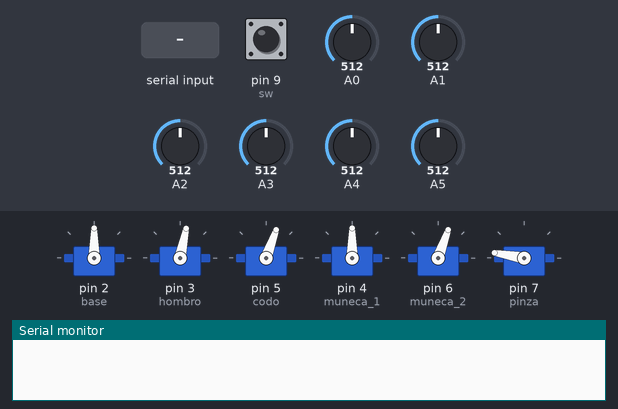
The sketch below on a simulated Arduino Uno, built with avr-gcc and run on an emulated ATmega328P. Parts: 6 × servo, the last lines printed to the serial monitor. Inputs (shaded band) come from the test bench; at power-on: pin 9 (sw) LOW, A0 = 512, A1 = 512, A2 = 512, A3 = 512, A4 = 512, A5 = 512. Random numbers use the default seed unless the sketch sets one.

Above: at 7.4 s.
7.5 s: "a" received over Serial
At 8.9 s:
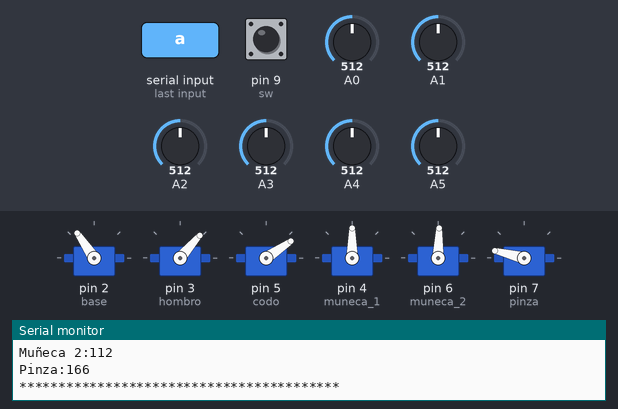
9.9 s: pin 9 (sw) pulled HIGH for 0.15 s
At 11.6 s:
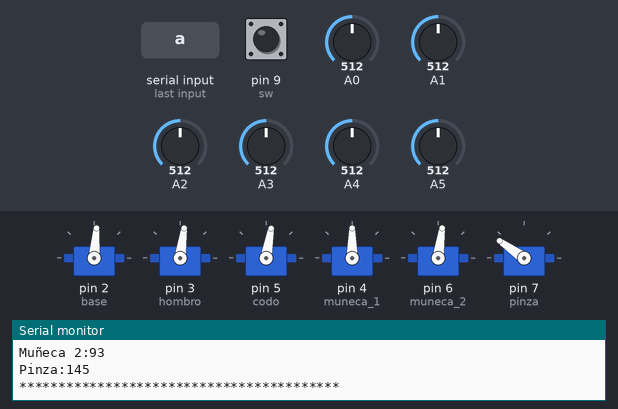
11.9 s: "a" received over Serial
At 13.9 s:
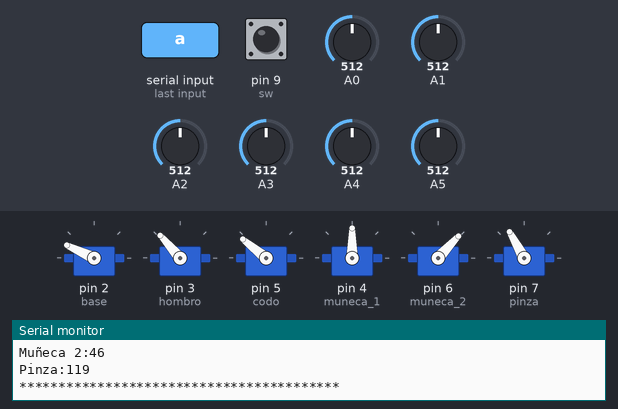
14.3 s: pin 9 (sw) pulled HIGH for 1 s
At 14.7 s:
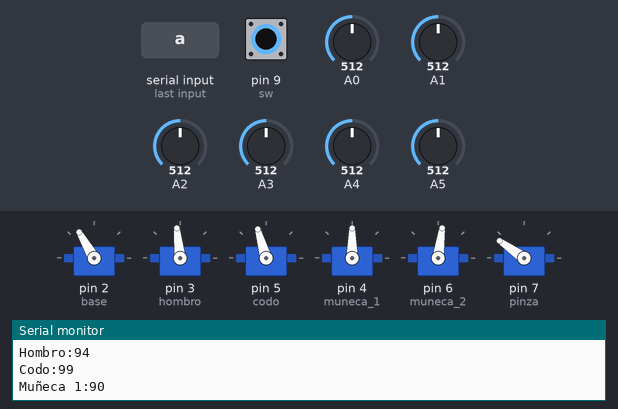
Timing chart, 0 to 17.3 s (numbered marks = the images above; inputs shaded):
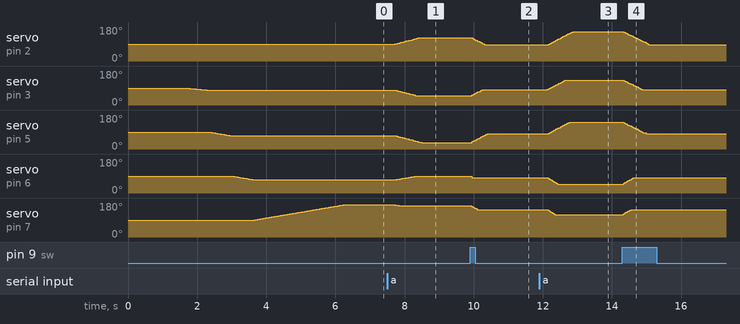

Measured:
- after the input at 7.5 s, servo on pin 2 (base): moves from 90° to 124° over 0.72 s, starting after 0.24 s; servo on pin 3 (hombro): moves from 78° to 49° over 0.60 s, starting after 0.24 s
- after the input at 9.9 s, servo on pin 2 (base): moves from 124° to 85° over 0.38 s, starting at once; servo on pin 3 (hombro): moves from 49° to 82° over 0.34 s, starting at once
- after the input at 11.9 s, servo on pin 2 (base): moves from 85° to 155° over 0.74 s, starting after 0.24 s; servo on pin 3 (hombro): moves from 82° to 131° over 0.52 s, starting after 0.24 s
- after the input at 14.3 s, servo on pin 2 (base): moves from 155° to 85° over 0.76 s, starting at once; servo on pin 3 (hombro): moves from 131° to 82° over 0.53 s, starting at once

The sketch:

BrazoMecanico.ino
```cpp
#include <VarSpeedServo.h>
#include <math.h>

VarSpeedServo base;
VarSpeedServo hombro;
VarSpeedServo codo;
VarSpeedServo muneca_1;
VarSpeedServo muneca_2;
VarSpeedServo pinza;

int contador = 0;
int rutina[6][8];
int secuencia[][8] = {
 {88,67,160,94,22,180},
 {88,67,160,94,22,110},
 {88,113,123,94,22,110},
 {0,113,123,94,22,110},
 {0,73,160,94,22,110},
 {0,73,160,94,22,180},
 {0,113,119,94,22,180},
 {96,113,119,94,22,180}
};

int sw = 9;
const int alphaCorr = 12,bethaCorr = 23,gamma1Corr = 20;//Correccion de angulo a 90 grados
const float a = 11.5 ,b = 11.5, c = 11.0 , d = 1.9;//longitudes del brazo
int  theta0 = 90, alpha= 78, betha= 70, gamma0= 90, gamma1=70, phi = 170;
int velocidad1 =20,velocidad2=30, velocidad = 20;
double z,rho,theta,z1,z2,z3,rho1,rho2,rho3;//Coordenadas en cilindricas
double W_hombro,W_Codo;
float pesoMG995 = 0.06,pesoSG90 = 0.012;
long randNumber;

void setup() {

pinMode(sw,INPUT);
Serial.begin(9600);
randomSeed(analogRead(7));
iniciar();

}

void loop() {

if(digitalRead(sw)){

  theta0=constrain(map(analogRead(0), 0, 1023, 0, 170),0,175);
  alpha=constrain(map(analogRead(1), 0, 1023, 0, 165),0,175);
  betha=constrain(map(analogRead(2), 0, 1023, 0, 160),0,175);
  gamma0=constrain(map(analogRead(4), 0, 1023, 0, 180),0,175);
  gamma1=constrain(map(analogRead(3), 0, 1023, 0, 165),0,175);
  phi=constrain(map(analogRead(5), 0, 1023, 110, 180),110,180);
  calcular();
    if(abs(rho) < 30 && z > -5){
      velocidad1 = 70;
      velocidad2 = 60;
      mover();
      imprimir();


    }
    if(Serial.available() > 0){

      if(Serial.peek()=='g'){
        Serial.read();
        rutina[0][contador]= theta0;
        rutina[1][contador]= alpha;
        rutina[2][contador]= betha;
        rutina[3][contador]= gamma0;
        rutina[4][contador]= gamma1;
        rutina[5][contador]= phi;
        contador++;
        Serial.println("Movimiento Grabado");
        delay(800);
        }
        if(Serial.peek()=='r'){
          Serial.read();
          Serial.println("Reproduciendo ...");
          for(int i=0;i < contador; i++){
            theta0 = rutina[0][i];
            alpha = rutina[1][i];
            betha = rutina[2][i];
            gamma0 = rutina[3][i];
            gamma1 = rutina[4][i];
            phi = rutina[5][i];
            velocidad1 = 40;
            velocidad2 = 20;
            mover();
            delay(4000);
          }
        }
        if(Serial.peek() == 's'){
          Serial.read();
          imprimirSecuencia();
          delay(3000);
          }
        if(Serial.peek() == 'b'){
          Serial.read();
          contador = 0;
          Serial.println("Borrando...");
          delay(3000);
          }
        if(Serial.peek() == 't'){
          Serial.read();
          for(int i=0;i < 8;i++){
            theta0 = secuencia[0][i];
            alpha = secuencia[1][i];
            betha = secuencia[2][i];
            gamma0 = secuencia[3][i];
            gamma1 = secuencia[4][i];
            phi = secuencia[5][i];
            velocidad1 = 40;
            velocidad2 = 20;
            mover();
            delay(4000);
            }
          }
      }
}
else{

  if(Serial.read() == 'a'){

  Serial.println("*****************************************");
    do{
      aleatorio();
      calcular();
      }
    while(abs(rho) > 17 || z < 5);
  imprimir();
  mover();
  }
}

}

void calcular(){

  z1 =a*sin(((alpha + alphaCorr)*PI)/180);
  z2=b*sin(((betha + bethaCorr + 90 - alpha - alphaCorr)*PI)/180 );
  z3=(c + d*sin((phi)*PI/180))*sin((90 - (betha + bethaCorr + 90 - alpha - alphaCorr) + (gamma1 + gamma1Corr ))*PI/180);
  z= z1 + z2 + z3;
  rho1 =a*cos(((alpha + alphaCorr)*PI)/180);
  rho2= - b*cos(((betha + bethaCorr + 90 - alpha - alphaCorr)*PI)/180 );
  rho3=(c + d*sin((phi)*PI/180))*cos((90 - (betha + bethaCorr + 90 - alpha - alphaCorr) + (gamma1 + gamma1Corr ))*PI/180);
  rho = rho1 + rho2 + rho3;
  theta = theta0;
    if(rho1*rho2 > 0 ){
      W_hombro = abs(rho1 * pesoMG995 ) + abs((rho1 + rho2)*2*pesoSG90);
    }
    else{
      W_hombro = abs(rho1 * pesoMG995 ) + abs((rho1 - rho2)*2*pesoSG90);
    }
  }

void aleatorio(){

theta0 = random(0,170);
alpha = random(0,165);
betha = random(0,160);
//gamma0 = random(0,180);
gamma1 = random(0,165);
phi = random(110,180);


  }

void iniciar(){

base.attach(2);
hombro.attach(3);
codo.attach(5);
muneca_1.attach(4);
muneca_2.attach(6);
pinza.attach(7);
delay(800);
base.write(theta0,20,true);
delay(800);
hombro.write(alpha,10,true);
codo.write(betha,velocidad,true);
muneca_1.write(gamma0,velocidad,true);
muneca_2.write(gamma1,velocidad,true);
pinza.write(phi,velocidad,true);
  }

void imprimir(){

  Serial.print("Z: ");
  Serial.println(z);
  Serial.print("Z1: ");
  Serial.println(z1);
  Serial.print("Z2: ");
  Serial.println(z2);
  Serial.print("Z3: ");
  Serial.println(z3);
  Serial.print("Rho: ");
  Serial.println(rho);
  Serial.print("Rho1: ");
  Serial.println(rho1);
  Serial.print("Rho2: ");
  Serial.println(rho2);
  Serial.print("Rho3: ");
  Serial.println(rho3);
  Serial.print("Torque hombro: ");
  Serial.println(W_hombro);
  Serial.print("Base:");
  Serial.println(theta);
  Serial.print("Hombro:");
  Serial.println((alpha + alphaCorr));
  Serial.print("Codo:");
  Serial.println((betha + bethaCorr + 90 - alpha - alphaCorr));
  Serial.print("Muñeca 1:");
  Serial.println(gamma0);
  Serial.print("Muñeca 2:");
  Serial.println(90 - (betha + bethaCorr + 90 - alpha - alphaCorr) + (gamma1 + gamma1Corr ));
  Serial.print("Pinza:");
  Serial.println(phi);
  Serial.println("*****************************************");

  }
void mover(){

  pinza.write(phi,velocidad1,false);
  muneca_1.write(gamma0,velocidad1,false);
  muneca_2.write(gamma1,velocidad1,false);
  codo.write(betha,velocidad2,false);
  base.write(theta0,velocidad2,false);
  hombro.write(alpha,velocidad2,false);


  }
void imprimirSecuencia(){
  Serial.print("{");
  for(int i=0;i < contador; i++){
      Serial.print("{");
      Serial.print(rutina[0][i]);
      Serial.print(",");
      Serial.print(rutina[1][i]);
      Serial.print(",");
      Serial.print(rutina[2][i]);
      Serial.print(",");
      Serial.print(rutina[3][i]);
      Serial.print(",");
      Serial.print(rutina[4][i]);
      Serial.print(",");
      Serial.print(rutina[5][i]);
      Serial.print(",");
      Serial.println("}");
      Serial.print(",");
  }
   Serial.println("}");


  }
```
